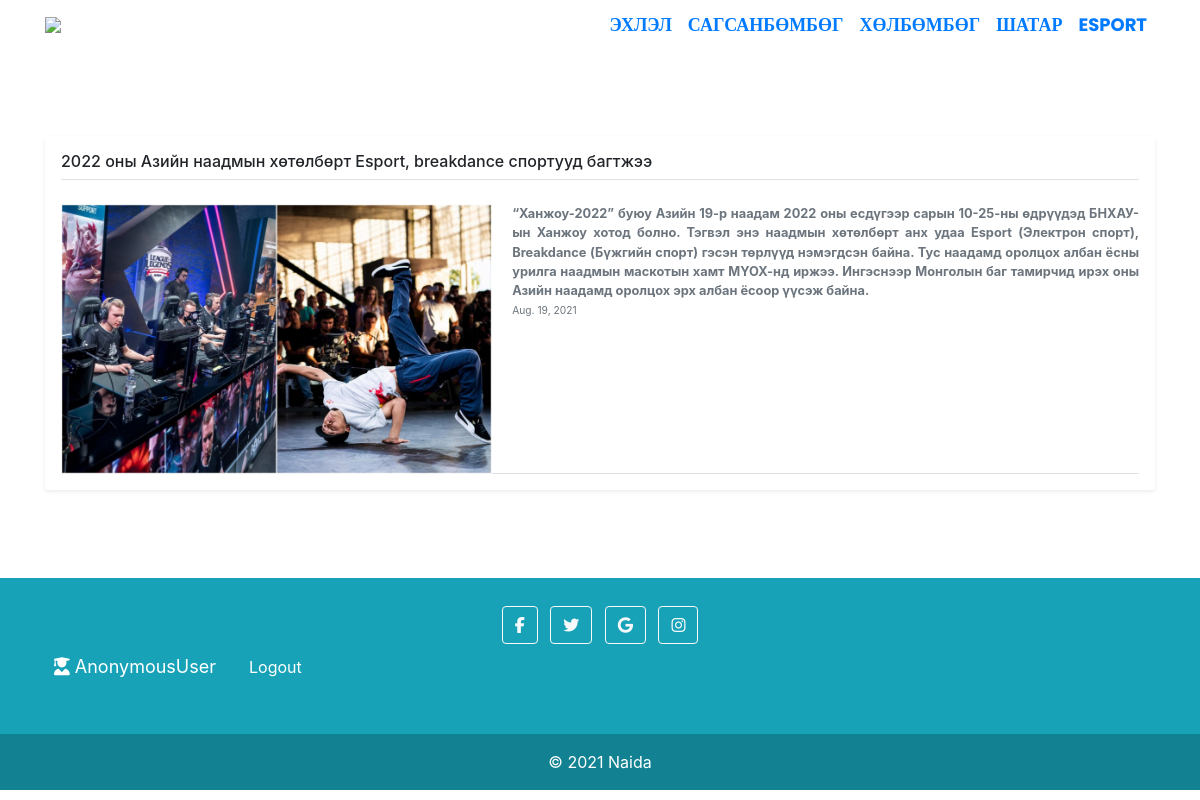
Page /esport/ on the committed database.
### App/models.py (models this page shows, shortened)
class Esport(models.Model):
 name = models.CharField(max_length=256)
 desc = models.CharField(max_length=1000)
 date = models.DateField()
 image = models.FileField(null=True , blank=True)

### App/views.py (the view)
# urls.py: path('esport/', views.esport, name="esport"),
def esport(request):
    Esport_list = Esport.objects.all()
    esport_dictionary = {'esports': Esport_list}
    return render(request, 'App/esport.html', context=esport_dictionary)

### App/templates/App/esport.html (shortened to what this page needs)
{% load static %}
<!DOCTYPE html>
<html lang="en">
<head>
    <link rel="stylesheet" href="https://cdn.jsdelivr.net/npm/uikit@3.6.20/dist/css/uikit.min.css" />
    <link href="https://stackpath.bootstrapcdn.com/bootstrap/4.1.3/css/bootstrap.min.css" rel="stylesheet">
    <link href="https://cdnjs.cloudflare.com/ajax/libs/animate.css/3.7.2/animate.min.css" rel="stylesheet">
    <link rel="stylesheet" type="text/css" href="{% static 'NaidaApp/css/base.css' %}">
</head>
<body>
  <div >
    <nav class="navbar navbar-expand-lg navbar fixed-top" style="background-image: url('https://media.istockphoto.com/photos/watercolor-textured-background-picture-id887755698?k=6&m=887755698&s=612x612&w=0&h=_yEUF8gLpWjZv5IgwuWkecNVt4X4P7vpuFBKCWIuR44=');">
      <div class="container">
        <img src="https://upload.wikimedia.org/wikipedia/commons/thumb/d/d0/Den%C3%ADk_Sport_logo.svg/800px-Den%C3%ADk_Sport_logo.svg.png" style="width: 100px;">
        <div class="collapse navbar-collapse" id="navbarSupportedContent">
          <ul class="navbar-nav ml-auto">
            <li class="nav-item">
              <a class="nav-link" href="/">Эхлэл</a>
            </li>
            <li class="nav-item">
              <a class="nav-link" href="{%url 'sags' %}">Сагсанбөмбөг</a>
            </li>
            <li class="nav-item">
              <a class="nav-link" href="{%url 'foot' %}">Хөлбөмбөг</a>
            </li>
            <li class="nav-item">
              <a class="nav-link"  href="{%url 'chess' %}">Шатар</a>
            </li>
            <li class="nav-item">
              <a class="nav-link" href="{%url 'esport' %}">Esport</a>
            </li>
          </ul>
        </div>
      </div>
    </nav>
    <br> <br> <br> <br>
      <div class="container"><br>
        {% if esports %}
        {% for esport in esports %}
        <div class="my-3 p-3 bg-body rounded shadow-sm">
          <h6 class="border-bottom pb-2 mb-0"> {{ esport.name }}</h6>
          <div class="d-flex text-muted pt-4">
            <img src="{{esport.image.url}}" style="width:40%; ">
            <p class="pb-3 mb-0 small lh-sm border-bottom">
              <strong class="d-block text-gray-dark" style="padding-left: 20px; text-align: justify;">{{ esport.desc }}</strong>
              <small class="text-muted" style="padding-left: 20px;"><a>{{ esport.date }}</a></small>
            </p>
          </div>
        </div>
        {% endfor %}
        {% endif %}
      </div>
      <br><br><br>
      <footer class="bg-info text-center text-white">
        <div class="container p-4 pb-0">
          <section class="mb-4">
            <a class="btn btn-outline-light btn-floating m-1" href="https://web.facebook.com/?_rdc=1&_rdr" role="button"
              ><i class="fab fa-facebook-f"></i
            ></a>
            <a class="btn btn-outline-light btn-floating m-1" href="#!" role="button"
              ><i class="fab fa-twitter"></i
            ></a>
            <a class="btn btn-outline-light btn-floating m-1" href="#!" role="button"
              ><i class="fab fa-google"></i
            ></a>
            <a class="btn btn-outline-light btn-floating m-1" href="https://www.instagram.com/" role="button"
              ><i class="fab fa-instagram"></i
            ></a>
            <form class="d-flex" >
              <span id="hello-msg" style="padding-top: 5px;"><i class="fas fa-user-graduate"></i> {{request.user}}</span>
              <span><a  class="btn btn-info" href="{% url 'logout' %}" style="text-decoration: none; color: white;">Logout</a></span>
            </form>
          </section>
        </div>
        <div class="text-center p-3" style="background-color: rgba(0, 0, 0, 0.2);">
          © 2021
          <a class="text-white" href="#">Naida</a>
        </div>
      </footer>
</body>
</html>

### App/Static/App/css/base.css (style rules this page uses)
.navbar-nav a { font-family: poppins; font-size: 18px; text-transform: uppercase; font-weight: bold; }
.navbar-nav { text-align: center; }
.nav-link { padding: .2rem 1rem; }

### App/templates/App/esport.html (style rules this page uses)
#hello-msg { font-size: 18px; color:#fff; margin-right: 20px; }

### rows in the picture
Esport: name "2022 оны Азийн наадмын хөтөлбөрт Esport, breakdance спортууд багтжээ", image (picture), desc "“Ханжоу-2022” буюу Азийн 19-р наадам 2022 оны есдүгээр сарын 10-25-ны өдрүүдэд БНХАУ-ын Ханжоу хотод болно. Тэгвэл энэ наадмын хөтөлбөрт анх удаа Esport (Электрон спорт), Breakdance (Бүжгийн спорт) гэсэн төрлүүд нэмэгдсэн байна. Тус наадамд оролцох албан ёсны урилга наадмын маскотын хамт МҮОХ-нд иржээ. Ингэснээр Монголын баг тамирчид ирэх оны Азийн наадамд оролцох эрх албан ёсоор үүсэж байна.", date "Aug. 19, 2021"

### other values in the picture
{{ request.user }} "AnonymousUser"
